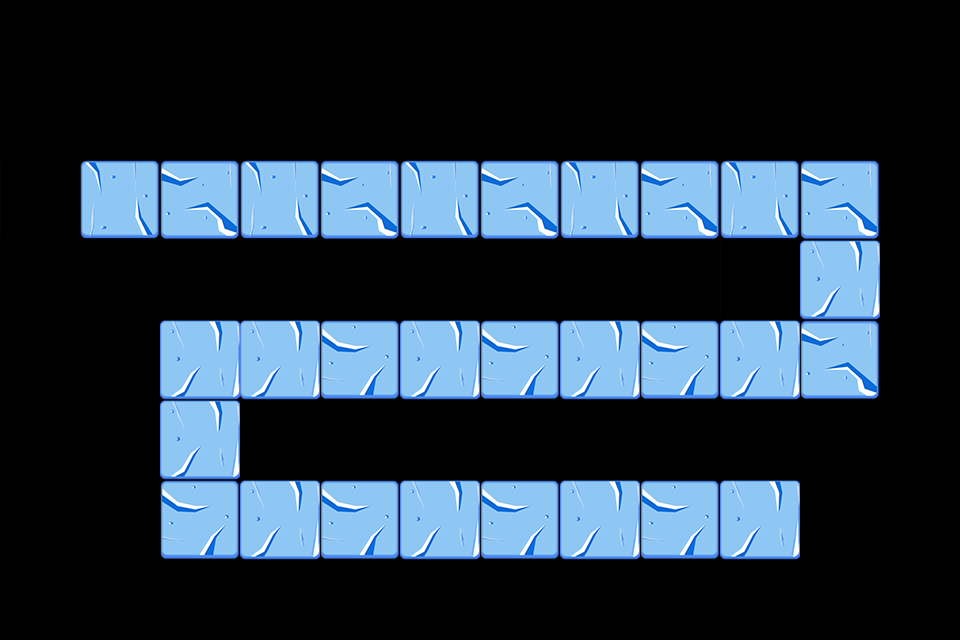

A level layout from a 2D game, rendered from its tile map. Below: a short description, then the map file with tile-grid data replaced by summaries:
An orthogonal 12x8 tile map with 80x80 px tiles, 1 tile layer (path) and 25 objects (7x Tower, 6x path, 4x 9, 4x 10, 4x 11).

<map version="1.0" orientation="orthogonal" width="12" height="8" tilewidth="80" tileheight="80">
 <properties>
  <property name="style" value="1" />
 </properties>
 <tileset firstgid="1" name="tiled4" tilewidth="80" tileheight="80">
  <image source="tiled4.png" width="240" height="240" />
 </tileset>
 <layer name="path" width="12" height="8">
  <data>[96 cells, 31 non-empty, 8 distinct tile ids]</data>
 </layer>
 <objectgroup name="path" width="12" height="8">
  <object name="path" x="80" y="160" />
  <object name="path" x="800" y="160" />
  <object name="path" x="800" y="320" />
  <object name="path" x="160" y="320" />
  <object name="path" x="160" y="480" />
  <object name="path" x="720" y="480" />
  <object name="Reward" type="9" x="880" y="80" width="80" height="80" />
  <object name="Reward" type="10" x="0" y="240" width="80" height="80" />
  <object name="Reward" type="11" x="560" y="240" width="80" height="80" />
  <object name="Reward" type="9" x="560" y="400" width="80" height="80" />
  <object name="Reward" type="10" x="720" y="400" width="80" height="80" />
  <object name="Reward" type="11" x="240" y="80" width="80" height="80" />
  <object name="Reward" type="9" x="400" y="240" width="80" height="80" />
  <object name="Reward" type="10" x="480" y="80" width="80" height="80" />
  <object name="Reward" type="11" x="720" y="80" width="80" height="80" />
  <object name="Reward" type="9" x="240" y="240" width="80" height="80" />
  <object name="Reward" type="10" x="400" y="400" width="80" height="80" />
  <object name="Reward" type="11" x="0" y="320" width="80" height="80" />
  <object name="Tower" x="0" y="80" width="960" height="80" />
  <object name="Tower" x="0" y="160" width="80" height="240" />
  <object name="Tower" x="80" y="240" width="80" height="240" />
  <object name="Tower" x="880" y="160" width="80" height="240" />
  <object name="Tower" x="800" y="400" width="80" height="80" />
  <object name="Tower" x="160" y="240" width="640" height="80" />
  <object name="Tower" x="240" y="400" width="560" height="80" />
 </objectgroup>
</map>
